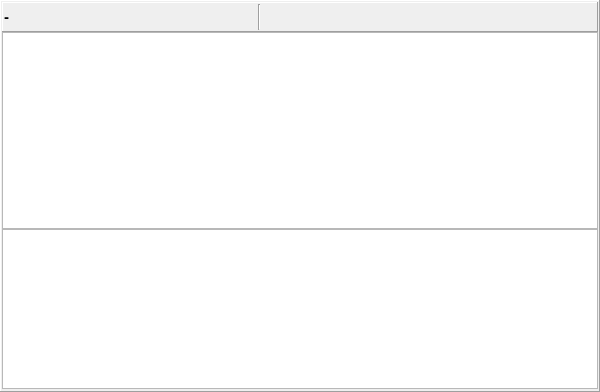
             <widget class="QFrame" name="frameFoodWeek">
              <property name="sizePolicy">
               <sizepolicy hsizetype="Preferred" vsizetype="Preferred">
                <horstretch>3</horstretch>
                <verstretch>0</verstretch>
               </sizepolicy>
              </property>
              <property name="minimumSize">
               <size>
                <width>600</width>
                <height>0</height>
               </size>
              </property>
              <property name="frameShape">
               <enum>QFrame::Panel</enum>
              </property>
              <property name="frameShadow">
               <enum>QFrame::Raised</enum>
              </property>
              <layout class="QVBoxLayout" name="verticalLayout_12">
               <property name="spacing">
                <number>0</number>
               </property>
               <property name="leftMargin">
                <number>1</number>
               </property>
               <property name="topMargin">
                <number>1</number>
               </property>
               <property name="rightMargin">
                <number>1</number>
               </property>
               <property name="bottomMargin">
                <number>2</number>
               </property>
               <item>
                <widget class="QFrame" name="frameFoodControl">
                 <property name="minimumSize">
                  <size>
                   <width>0</width>
                   <height>30</height>
                  </size>
                 </property>
                 <property name="frameShape">
                  <enum>QFrame::Panel</enum>
                 </property>
                 <property name="frameShadow">
                  <enum>QFrame::Raised</enum>
                 </property>
                 <layout class="QHBoxLayout" name="horizontalLayout_13">
                  <property name="spacing">
                   <number>4</number>
                  </property>
                  <property name="leftMargin">
                   <number>1</number>
                  </property>
                  <property name="topMargin">
                   <number>1</number>
                  </property>
                  <property name="rightMargin">
                   <number>1</number>
                  </property>
                  <property name="bottomMargin">
                   <number>1</number>
                  </property>
                  <item>
                   <widget class="QLabel" name="label_foodWeek">
                    <property name="minimumSize">
                     <size>
                      <width>250</width>
                      <height>26</height>
                     </size>
                    </property>
                    <property name="font">
                     <font>
                      <family>Segoe UI</family>
                      <pointsize>11</pointsize>
                      <weight>75</weight>
                      <bold>true</bold>
                     </font>
                    </property>
                    <property name="text">
                     <string>-</string>
                    </property>
                   </widget>
                  </item>
                  <item>
                   <widget class="Line" name="line_17">
                    <property name="orientation">
                     <enum>Qt::Vertical</enum>
                    </property>
                   </widget>
                  </item>
                  <item>
                   <spacer name="horizontalSpacer_4">
                    <property name="orientation">
                     <enum>Qt::Horizontal</enum>
                    </property>
                    <property name="sizeHint" stdset="0">
                     <size>
                      <width>40</width>
                      <height>20</height>
                     </size>
                    </property>
                   </spacer>
                  </item>
                 </layout>
                </widget>
               </item>
               <item>
                <widget class="QTableWidget" name="tableWidget_foodPlan">
                 <property name="sizePolicy">
                  <sizepolicy hsizetype="Expanding" vsizetype="Expanding">
                   <horstretch>0</horstretch>
                   <verstretch>3</verstretch>
                  </sizepolicy>
                 </property>
                 <property name="font">
                  <font>
                   <family>Segoe UI</family>
                   <pointsize>8</pointsize>
                  </font>
                 </property>
                 <property name="mouseTracking">
                  <bool>true</bool>
                 </property>
                 <property name="editTriggers">
                  <set>QAbstractItemView::AnyKeyPressed|QAbstractItemView::EditKeyPressed</set>
                 </property>
                 <property name="dragEnabled">
                  <bool>true</bool>
                 </property>
                 <property name="dragDropMode">
                  <enum>QAbstractItemView::DragDrop</enum>
                 </property>
                 <property name="defaultDropAction">
                  <enum>Qt::CopyAction</enum>
                 </property>
                </widget>
               </item>
               <item>
                <widget class="QTableWidget" name="tableWidget_daySum">
                 <property name="sizePolicy">
                  <sizepolicy hsizetype="Expanding" vsizetype="Expanding">
                   <horstretch>0</horstretch>
                   <verstretch>1</verstretch>
                  </sizepolicy>
                 </property>
                 <property name="minimumSize">
                  <size>
                   <width>0</width>
                   <height>160</height>
                  </size>
                 </property>
                 <property name="maximumSize">
                  <size>
                   <width>16777215</width>
                   <height>165</height>
                  </size>
                 </property>
                 <property name="mouseTracking">
                  <bool>true</bool>
                 </property>
                </widget>
               </item>
              </layout>
             </widget>
